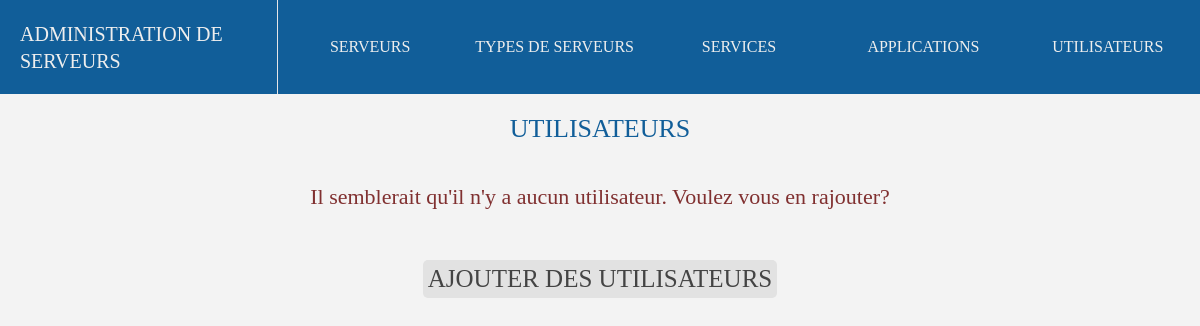
The page /utilisateurs on the database as committed earlier.
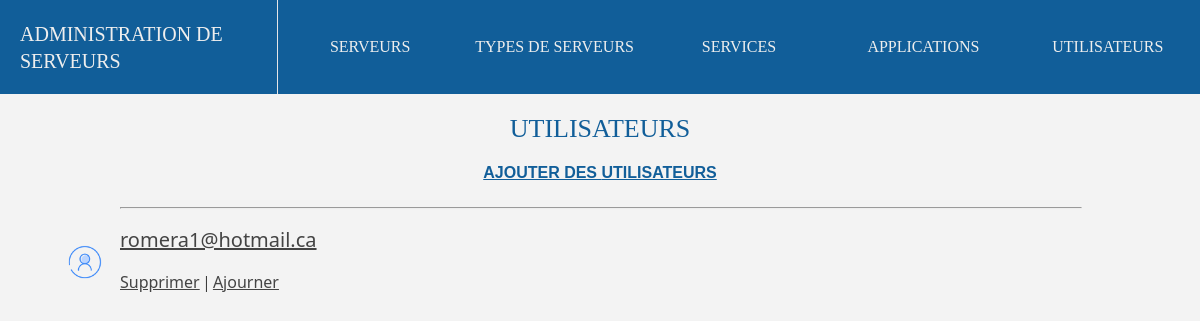
The same page on the database as committed later.
### adminserver/models.py (models this page shows, shortened)
class utilisateurs(models.Model):
    nom = models.CharField(max_length=100,blank=False)
    prenom = models.CharField(max_length=100,blank=False)
    email = models.EmailField(blank=False, null=True)
    def __str__(self):
        return self.email

### adminserver/views.py (the view)
# urls.py: path('utilisateurs',views.utilisateurs_index),
def utilisateurs_index(request):
    URL = "utilisateur"
    utilisateurs = list(models.utilisateurs.objects.all())
    num = len(list(models.utilisateurs.objects.all()))
    return render(request,"utilisateurs/liste_index.html",{"objects" : utilisateurs,"title":"UTILISATEURS","extra":"","url":URL,"count":num})

### adminserver/templates/utilisateurs/liste_index.html (shortened to what this page needs)
{% extends "main.html" %}
{% block content %}
<h2> {{title}} </h2>
{% if count == 0 %}
<h3 class="error"> Il semblerait qu'il n'y a aucun utilisateur. Voulez vous en rajouter?</h3>
<a class="yes" href="/ajout/{{url}}"> AJOUTER DES {{title}}</a>
{% elif count > 0 %}
<a class="addlink" href="/ajout/{{url}}"> AJOUTER DES {{title}}</a>
<ul style="margin-top:25px;max-width:80%;list-style:none;">
{% for i in objects %}
    <hr><br><li><img src="/static/user.png" style="width:40px;height:40px;position:absolute;margin-left:-55px;margin-top:15px"/><a class="object_title" href="/affiche/{{url}}/{{i.id}}/">{{i}}</a><br><br><a style="text-decoration:underline;cursor:pointer;" name="delete" id="/delete/{{url}}/{{i.id}}/">Supprimer</a><line>|</line><a href="/update/{{url}}/{{i.id}}/">Ajourner</a></li><br>
{% endfor %}
</ul>
{% endif %}
{% endblock %}

Rows that differ between the two databases and show on the page:
added utilisateurs: email "romera1@hotmail.ca"
Other text that changed with them:
{{ title }}: (not shown) → "UTILISATEURS"
{{ title }}: "UTILISATEURS" → (not shown)
text no longer shown: "Il semblerait qu'il n'y a aucun utilisateur. Voulez vous en rajouter?"
